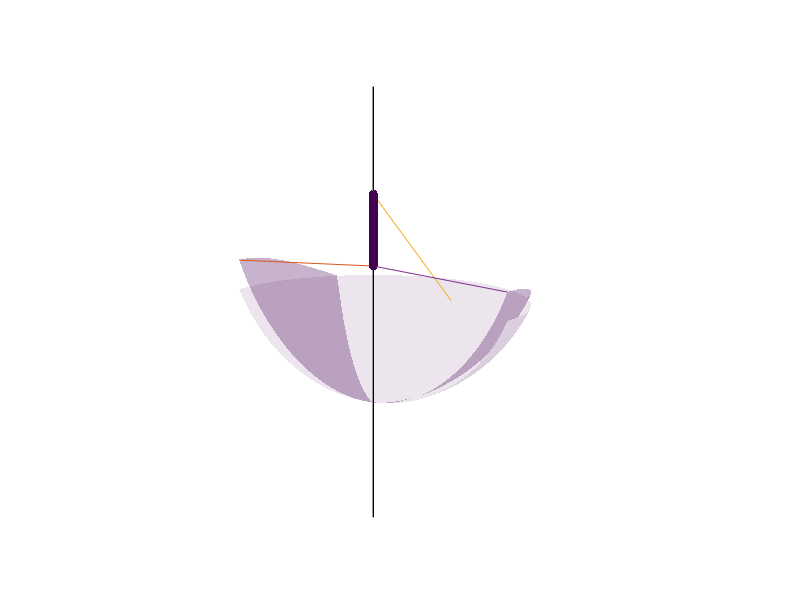

Write MATLAB code to recreate this figure.
% figure for astigmatism paper

close all
NA = 1.2;
chimax = asin(NA/1.333);
chi = (0:1e2)/100*chimax;
phi = pi/2 + (0:100)/200*2*pi;
foc = 200;
len = 2.1*foc*sin(chimax);

d = 1;
dd = 25;
plot3([0 0], [0 0], [-d*foc 0.5*foc], 'linewidth', 1, 'color', [0,0,0])
hold on
theta0 = 0.8*chimax;
theta = asin(1.333*sin(theta0)/1.51);
% surf([zeros(1,length(phi)); tan(theta0)*(-foc+dd*cos(2*phi)).*cos(phi)],...
%     [zeros(1,length(phi)); tan(theta0)*(-foc+dd*cos(2*phi)).*sin(phi)],...
%     [dd*cos(2*phi); -foc*ones(1,length(phi))],0.6*ones(2,length(phi)), 'facealpha', 0.4)
[x,y,z] = sphere(50);
surf(3*x,3*y,3*z+dd,zeros(size(x)));
surf(3*x,3*y,3*z-dd,zeros(size(x)));        
[x,y,z] = cylinder;
surf(3*x,3*y,2*(z-0.5)*dd,zeros(size(x)));                
len = 120;
surf(-len*sin(chi')*cos(phi),len*sin(chi')*sin(phi),-len*cos(chi')*ones(size(phi)),0.*ones(length(chi), length(phi)), 'facealpha', 0.1)
surf(-len*sin(chi')*cos(phi),len*sin(chi')*sin(phi),-sin(chi').^2*dd*cos(2*phi)-len*cos(chi')*ones(size(phi)),0.*ones(length(chi), length(phi)), 'facealpha', 0.3)
chi = max(chi);
% surf([zeros(1,length(phi)); -len*sin(chi')*cos(phi)],...
%     [zeros(1,length(phi)); len*sin(chi')*sin(phi)],...
%     [dd*cos(2*phi); -sin(chi').^2*dd*cos(2*phi)-len*cos(chi')*ones(size(phi))],0.6*ones(2,length(phi)), 'facealpha', 0.4)

phi = pi/2;
plot3([0; -len*sin(chi)*cos(phi)],[0; len*sin(chi)*sin(phi)], [dd*cos(2*phi); -sin(chi).^2*dd*cos(2*phi)-len*cos(chi')*ones(size(phi))])
phi = pi;
plot3([0; -len*sin(chi)*cos(phi)],[0; len*sin(chi)*sin(phi)], [dd*cos(2*phi); -sin(chi).^2*dd*cos(2*phi)-len*cos(chi')*ones(size(phi))])
phi = 3*pi/2;
plot3([0; -len*sin(chi)*cos(phi)],[0; len*sin(chi)*sin(phi)], [dd*cos(2*phi); -sin(chi).^2*dd*cos(2*phi)-len*cos(chi')*ones(size(phi))])


hold off



caxis([0 1])
shading interp
axis image
axis off
view([-58 11])
